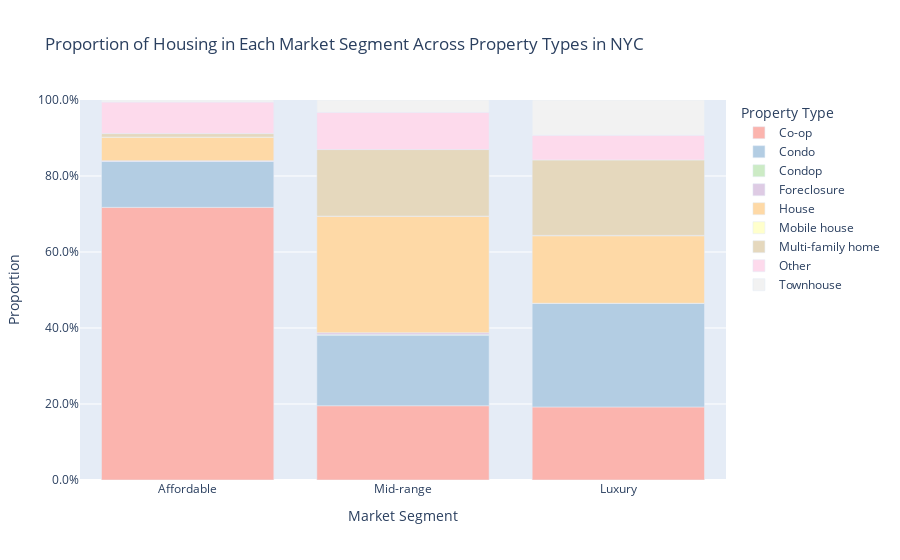

Notebook code for this chart:
### Markdown cell above
### Property Type Analysis

### Code cell
# box plot of log of price vs property type
plt.figure(figsize=(15, 10))

sns.boxplot(x="TYPE", y=logged_price, data=NY_House1)
plt.title("Relationship Between Property Type and Log Transformed NYC Housing Price")
plt.xlabel("Property Type")
plt.ylabel("Log of Price (in USD)")
plt.xticks(rotation=90)
plt.show()

# histogram of Total Number of Houses in Property Type Across Market Segments in NYC
plt.figure(figsize=(15, 10))

sns.countplot(data=NY_House1, x="TYPE", hue="MARKET_SEGMENT")
plt.title("Total Number of Housing in Each Property Type Across Market Segments in NYC")
plt.xlabel("Property Type")
plt.ylabel("Count")
plt.legend(title="Market Segment")
plt.show()

# Bar Chart of Proportion of Houses in Each Market Segment Across Types in NYC
# Counting the number of houses per property type in each market segment
Type_Market_Count = (
    NY_House1.groupby(["MARKET_SEGMENT", "TYPE"])
    .size()
    .reset_index(name="Type_Market_Count")
)

# Calculate the total count per market segment to use for proportion calculation
total_count_per_market = Type_Market_Count.groupby("MARKET_SEGMENT")[
    "Type_Market_Count"
].transform("sum")

# Calculate the proportion of each property type within each market segment
Type_Market_Count["Proportion"] = (
    Type_Market_Count["Type_Market_Count"] / total_count_per_market
)

# Customizing the color palette for better visual distinction
color_sequence = px.colors.qualitative.Pastel1 + px.colors.qualitative.Pastel2

# Creating a bar chart with proportions instead of counts, adjusted for property types
fig = px.bar(
    Type_Market_Count,
    x="MARKET_SEGMENT",
    y="Proportion",
    color="TYPE",  # Use TYPE for coloring each bar segment
    title="Proportion of Housing in Each Market Segment Across Property Types in NYC",
    labels={
        "TYPE": "Property Type",  # Adjust label for TYPE
        "Proportion": "Proportion",
        "MARKET_SEGMENT": "Market Segment",
    },
    color_discrete_sequence=color_sequence,
)

# Adjust the layout for a clearer presentation
fig.update_layout(
    xaxis_title="Market Segment",
    yaxis_title="Proportion",
    yaxis=dict(tickformat=".1%", range=[0, 1]),  # Format y-axis as percentage
    legend_title="Property Type",
)

fig.show()

### Figure 1 — Plotly figure (JSON) as saved in the notebook; plotly's stock layout.template omitted (floating-point values rounded to 4 significant figures)
{"data": [{"alignmentgroup": "True", "hovertemplate": "Property Type=Co-op <br>Market Segment=%{x}<br>Proportion=%{y}<extra></extra>", "legendgroup": "Co-op ", "marker": {"color": "rgb(251,180,174)", "pattern": {"shape": ""}}, "name": "Co-op ", "offsetgroup": "Co-op ", "orientation": "v", "showlegend": true, "textposition": "auto", "type": "bar", "x": ["Affordable", "Mid-range", "Luxury"], "xaxis": "x", "y": [0.7175, 0.1955, 0.1922], "yaxis": "y"}, {"alignmentgroup": "True", "hovertemplate": "Property Type=Condo <br>Market Segment=%{x}<br>Proportion=%{y}<extra></extra>", "legendgroup": "Condo ", "marker": {"color": "rgb(179,205,227)", "pattern": {"shape": ""}}, "name": "Condo ", "offsetgroup": "Condo ", "orientation": "v", "showlegend": true, "textposition": "auto", "type": "bar", "x": ["Affordable", "Mid-range", "Luxury"], "xaxis": "x", "y": [0.1209, 0.1855, 0.2729], "yaxis": "y"}, {"alignmentgroup": "True", "hovertemplate": "Property Type=Condop <br>Market Segment=%{x}<br>Proportion=%{y}<extra></extra>", "legendgroup": "Condop ", "marker": {"color": "rgb(204,235,197)", "pattern": {"shape": ""}}, "name": "Condop ", "offsetgroup": "Condop ", "orientation": "v", "showlegend": true, "textposition": "auto", "type": "bar", "x": ["Affordable", "Mid-range", "Luxury"], "xaxis": "x", "y": [0, 0.002273, 0], "yaxis": "y"}, {"alignmentgroup": "True", "hovertemplate": "Property Type=Foreclosure<br>Market Segment=%{x}<br>Proportion=%{y}<extra></extra>", "legendgroup": "Foreclosure", "marker": {"color": "rgb(222,203,228)", "pattern": {"shape": ""}}, "name": "Foreclosure", "offsetgroup": "Foreclosure", "orientation": "v", "showlegend": true, "textposition": "auto", "type": "bar", "x": ["Affordable", "Mid-range", "Luxury"], "xaxis": "x", "y": [0.001805, 0.004545, 0], "yaxis": "y"}, {"alignmentgroup": "True", "hovertemplate": "Property Type=House <br>Market Segment=%{x}<br>Proportion=%{y}<extra></extra>", "legendgroup": "House ", "marker": {"color": "rgb(254,217,166)", "pattern": {"shape": ""}}, "name": "House ", "offsetgroup": "House ", "orientation": "v", "showlegend": true, "textposition": "auto", "type": "bar", "x": ["Affordable", "Mid-range", "Luxury"], "xaxis": "x", "y": [0.06227, 0.3068, 0.1777], "yaxis": "y"}, {"alignmentgroup": "True", "hovertemplate": "Property Type=Mobile house <br>Market Segment=%{x}<br>Proportion=%{y}<extra></extra>", "legendgroup": "Mobile house ", "marker": {"color": "rgb(255,255,204)", "pattern": {"shape": ""}}, "name": "Mobile house ", "offsetgroup": "Mobile house ", "orientation": "v", "showlegend": true, "textposition": "auto", "type": "bar", "x": ["Affordable", "Mid-range", "Luxury"], "xaxis": "x", "y": [0, 0, 0.0009066], "yaxis": "y"}, {"alignmentgroup": "True", "hovertemplate": "Property Type=Multi-family home <br>Market Segment=%{x}<br>Proportion=%{y}<extra></extra>", "legendgroup": "Multi-family home ", "marker": {"color": "rgb(229,216,189)", "pattern": {"shape": ""}}, "name": "Multi-family home ", "offsetgroup": "Multi-family home ", "orientation": "v", "showlegend": true, "textposition": "auto", "type": "bar", "x": ["Affordable", "Mid-range", "Luxury"], "xaxis": "x", "y": [0.009025, 0.175, 0.1985], "yaxis": "y"}, {"alignmentgroup": "True", "hovertemplate": "Property Type=Other<br>Market Segment=%{x}<br>Proportion=%{y}<extra></extra>", "legendgroup": "Other", "marker": {"color": "rgb(253,218,236)", "pattern": {"shape": ""}}, "name": "Other", "offsetgroup": "Other", "orientation": "v", "showlegend": true, "textposition": "auto", "type": "bar", "x": ["Affordable", "Mid-range", "Luxury"], "xaxis": "x", "y": [0.08303, 0.09818, 0.06528], "yaxis": "y"}, {"alignmentgroup": "True", "hovertemplate": "Property Type=Townhouse <br>Market Segment=%{x}<br>Proportion=%{y}<extra></extra>", "legendgroup": "Townhouse ", "marker": {"color": "rgb(242,242,242)", "pattern": {"shape": ""}}, "name": "Townhouse ", "offsetgroup": "Townhouse ", "orientation": "v", "showlegend": true, "textposition": "auto", "type": "bar", "x": ["Affordable", "Mid-range", "Luxury"], "xaxis": "x", "y": [0.005415, 0.03227, 0.09248], "yaxis": "y"}], "layout": {"barmode": "relative", "legend": {"title": {"text": "Property Type"}, "tracegroupgap": 0}, "title": {"text": "Proportion of Housing in Each Market Segment Across Property Types in NYC"}, "xaxis": {"anchor": "y", "domain": [0, 1], "title": {"text": "Market Segment"}}, "yaxis": {"anchor": "x", "domain": [0, 1], "range": [0, 1], "tickformat": ".1%", "title": {"text": "Proportion"}}}}
